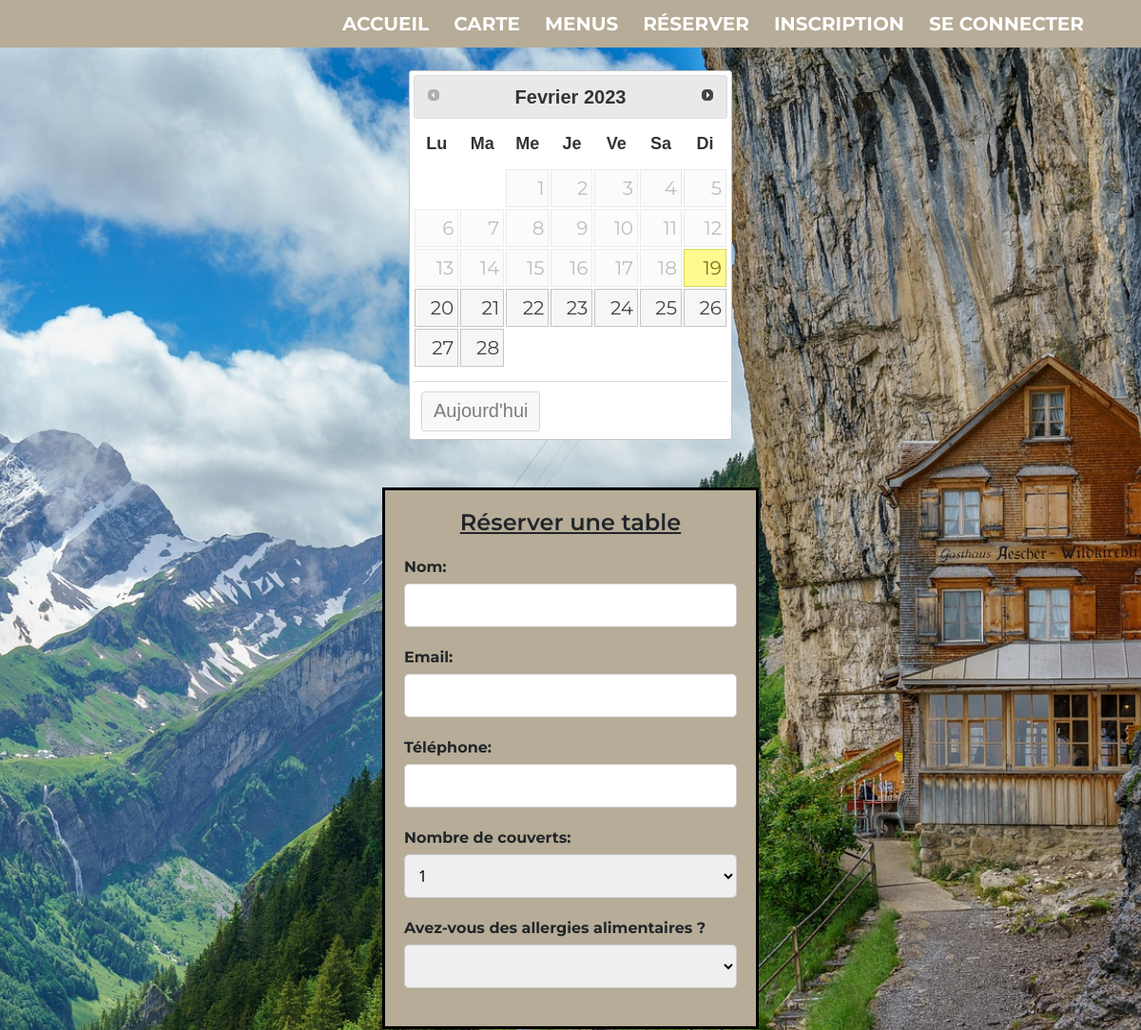
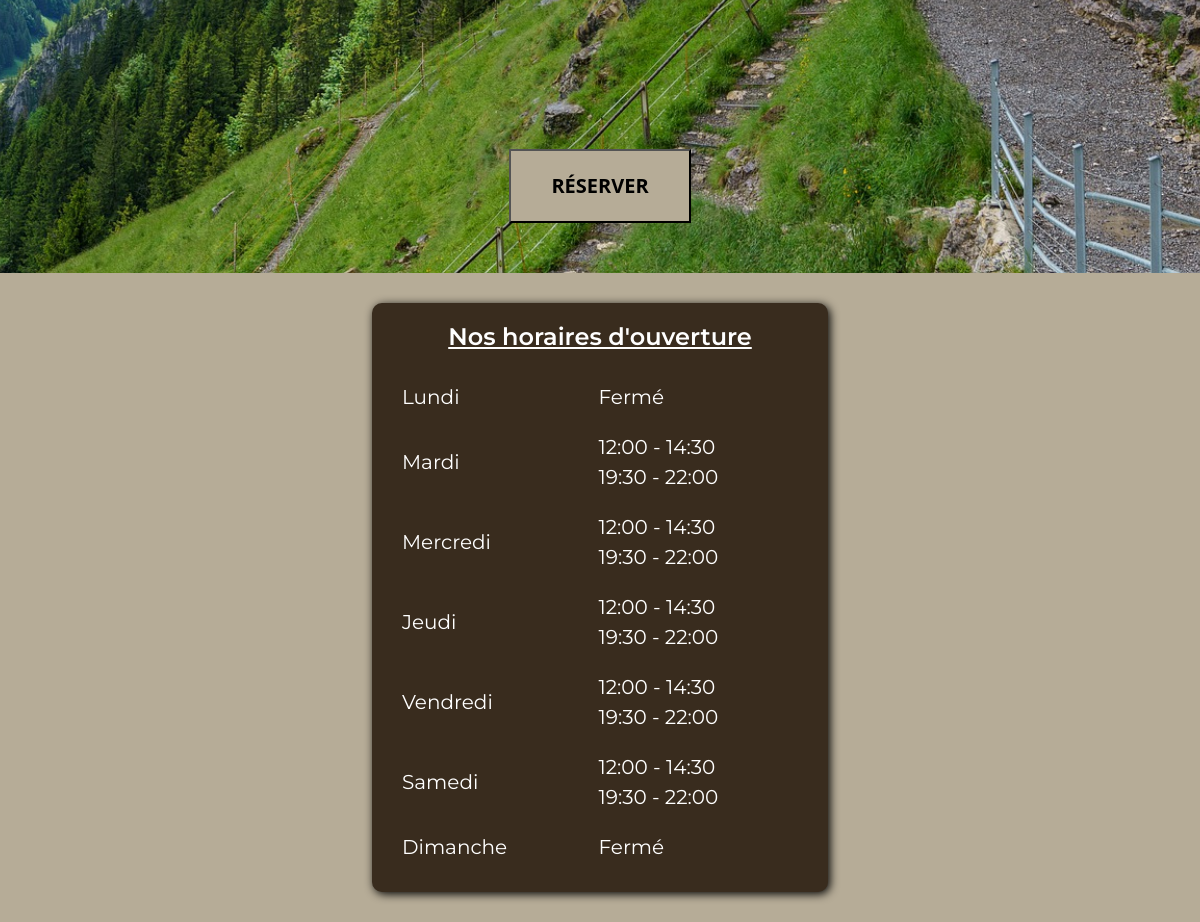
Screenshot of /front/src/pages/booking.php with the database file from the repository (2 pictures, top to bottom).
### tables this page shows
CREATE TABLE `restauranthours` (
  `id` int NOT NULL AUTO_INCREMENT,
  `day` varchar(10) NOT NULL,
  `open_morning` time NOT NULL,
  `close_morning` time NOT NULL,
  `open_evening` time NOT NULL,
  `close_evening` time NOT NULL,
  `status` tinyint NOT NULL DEFAULT '1',
  PRIMARY KEY (`id`)
);

### front/src/component/adminUpdateHours.php (the view, shortened to what this page needs)
<div class="container-footer">
  <h2>Nos horaires d'ouverture</h2>
  <table>
    <tbody>
      <?php
        $days = array('Lundi', 'Mardi', 'Mercredi', 'Jeudi', 'Vendredi', 'Samedi', 'Dimanche');
        foreach ($days as $day) {
          $query = "SELECT open_morning, close_morning, open_evening, close_evening, status FROM restauranthours WHERE day='$day'";
          $result = mysqli_query($conn, $query);
          $row = mysqli_fetch_assoc($result);
          $openMorning = $row['open_morning'];
          $closeMorning = $row['close_morning'];
          $openEvening = $row['open_evening'];
          $closeEvening = $row['close_evening'];
          $status = $row['status'];
          if ($status == 0) {
            echo "<tr><td>$day</td><td>Fermé</td></tr>";
          } else {
            echo "<tr><td>$day</td><td>" . date("H:i", strtotime($openMorning)) . " - " . date("H:i", strtotime($closeMorning)) . "<br>" . date("H:i", strtotime($openEvening)) . " - " . date("H:i", strtotime($closeEvening)) . "</td></tr>";
          }
        }
      ?>
    </tbody>
  </table>
</div>

### css/style.css (style rules this page uses)
*, body { box-sizing: border-box; scroll-behavior: smooth; overflow-x: hidden; }
h1, h2, h3, h4, h5, h6 { font-family: 'Montserrat', sans-serif; font-weight: 600; }
.container-footer { background-color: #392C1E; padding: 20px; border-radius: 10px; box-shadow: 2px 2px 10px black; width: 30%; }
h2 { text-align: center; font-size: 24px; margin-bottom: 20px; text-decoration: underline; }
table { width: 100%; border-collapse: collapse; margin-top: 20px; }
td { font-family: 'Montserrat', sans-serif; border: 1px; padding: 10px; text-align: left; font-size: 18px; }
@media only screen and (max-width: 1440px) { .container-footer { width: 40%; } }
@media only screen and (max-width: 1440px) { td { font-size: 20px; } }

### rows the page displays
restauranthours: day "Mardi", open_morning "12:00", close_morning "14:30", open_evening "19:30", close_evening "22:00"
restauranthours: day "Mercredi", open_morning "12:00", close_morning "14:30", open_evening "19:30", close_evening "22:00"
restauranthours: day "Jeudi", open_morning "12:00", close_morning "14:30", open_evening "19:30", close_evening "22:00"
restauranthours: day "Vendredi", open_morning "12:00", close_morning "14:30", open_evening "19:30", close_evening "22:00"
restauranthours: day "Samedi", open_morning "12:00", close_morning "14:30", open_evening "19:30", close_evening "22:00"

### other values shown
$day "Lundi"
$day "Dimanche"
